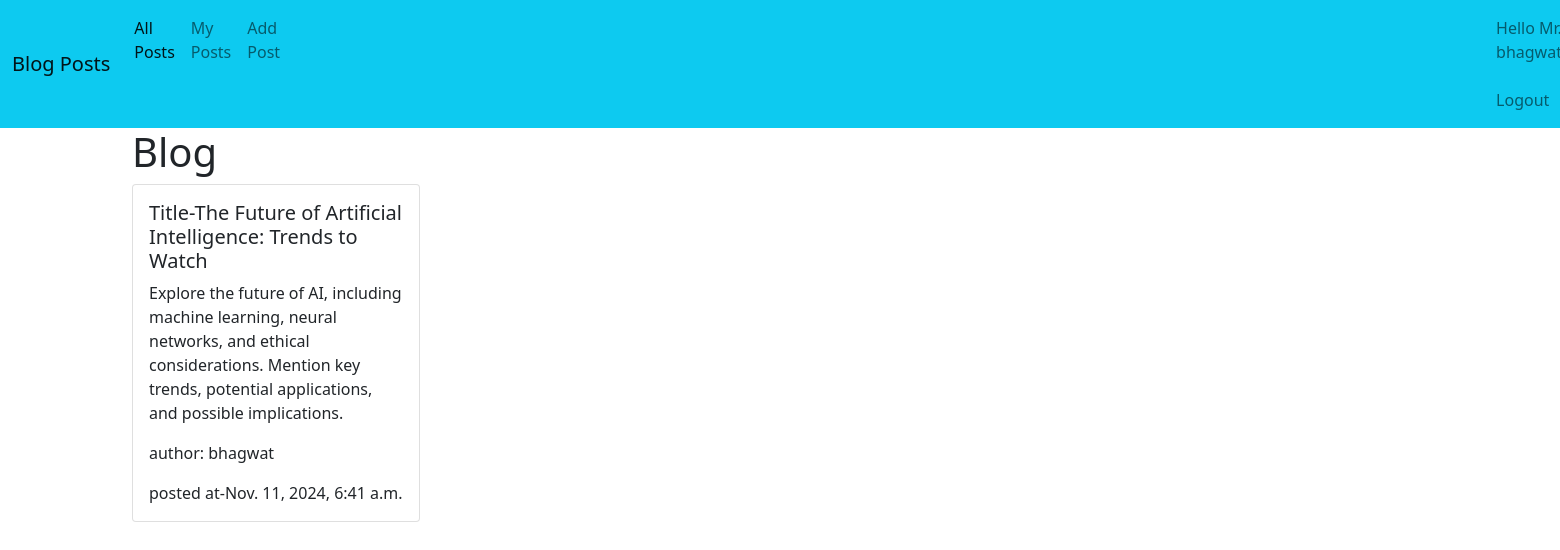
The page /blog_details/8/ (signed in) on the database its author committed.
### blog/models.py (models this page shows, shortened)
class Post(models.Model):
    title = models.CharField(max_length=200)
    body = models.TextField()
    author = models.ForeignKey(User,on_delete=models.CASCADE)
    posted_at = models.DateTimeField(auto_now_add=True)

### blog/views.py (the view)
# urls.py: path('blog_details/<int:pk>/',blog_details,name='blog_details_url'),
@login_required(login_url='login_url')
def blog_details(request,pk):
    template_name = 'blog/blog_details.html'
    blog_post =  Post.objects.get(id=pk)
    context={'blog_post':blog_post}
    return render(request,template_name,context)

### templates/blog/blog_details.html (shortened to what this page needs)
{% extends 'layout.html' %}
{% load crispy_forms_tags %}
{% block content %}
<div class="container ">
    <h1>Blog </h1>
    <div class="card" style="width: 18rem;">
        <div class="card-body">
          <h5 class="card-title">Title-{{blog_post.title}}</h5>
          <p class="card-text">{{blog_post.body}}</p>
          <p class="card-text">author:  {{blog_post.author}}</p>
          <p class="card-text">posted at-{{blog_post.posted_at}}</p>
        </div>
      </div>
</div>
{% endblock %}

### templates/layout.html (shortened to what this page needs)
<!DOCTYPE html>
<html lang="en">
<head>
    <link href="https://cdn.jsdelivr.net/npm/bootstrap@5.0.2/dist/css/bootstrap.min.css" rel="stylesheet">
</head>
<body>
    <nav class="navbar navbar-expand-lg navbar-light bg-info">
        <div class="container-fluid">
          <a class="navbar-brand" href="#">Blog Posts</a>
          <div class="collapse navbar-collapse" id="navbarNav">
            <ul class="navbar-nav">
              <li class="nav-item">
                <a class="nav-link active" aria-current="page" href="{% url 'home_url' %}">All Posts</a>
              </li>
              <li class="nav-item">
                <a class="nav-link" href="{% url 'my_posts_url' %}">My Posts</a>
              </li>
              <li class="nav-item">
                <a class="nav-link" href="{% url 'add_post_url' %}">Add Post</a>
              </li>
             {% if user.is_authenticated %}
              <li class="nav-item" style="margin-left: 1200px;">
                <a class="nav-link" href="{% url 'logout_url' %}"><span>Hello Mr. {{user.username}}&nbsp;
                </span>Logout</a>
              </li>
              {% endif %}
          </div>
        </div>
      </nav>
      {% block content %}
      {% endblock %}
</body>
</html>

### rows shown on the page
Post: title "The Future of Artificial Intelligence: Trends to Watch", body "Explore the future of AI, including machine learning, neural networks, and ethical considerations. Mention key trends, potential applications, and possible implications.", author "bhagwat", posted_at "Nov. 11, 2024, 6:41 a.m."
